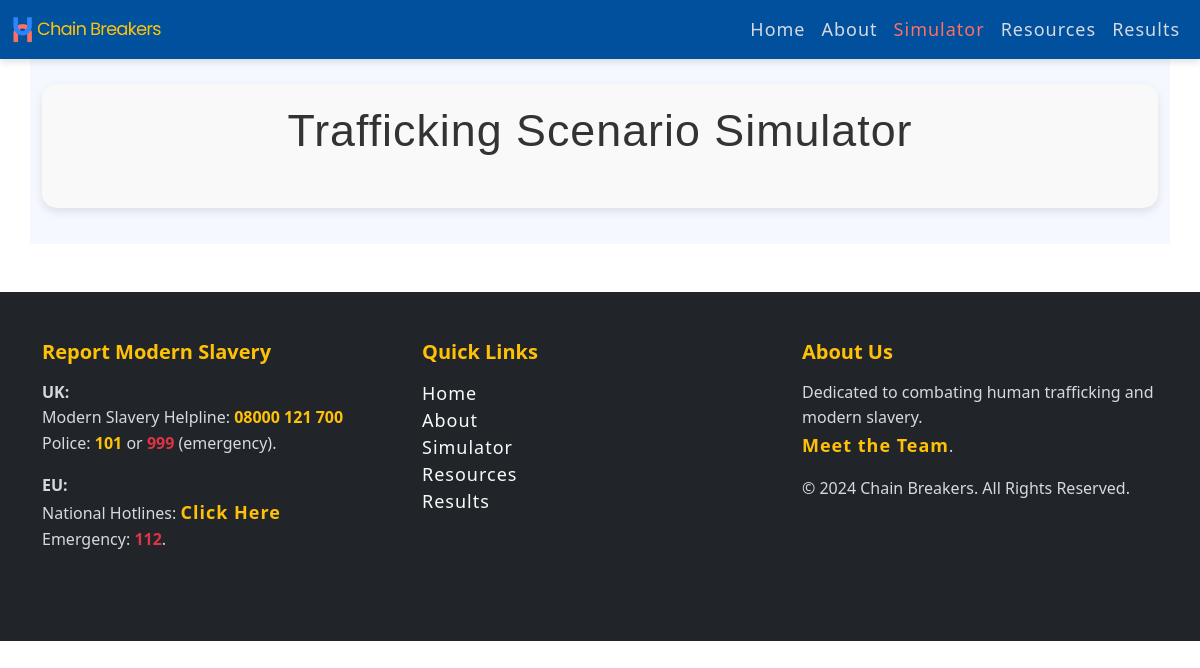
The app's page /simulator/, older data.
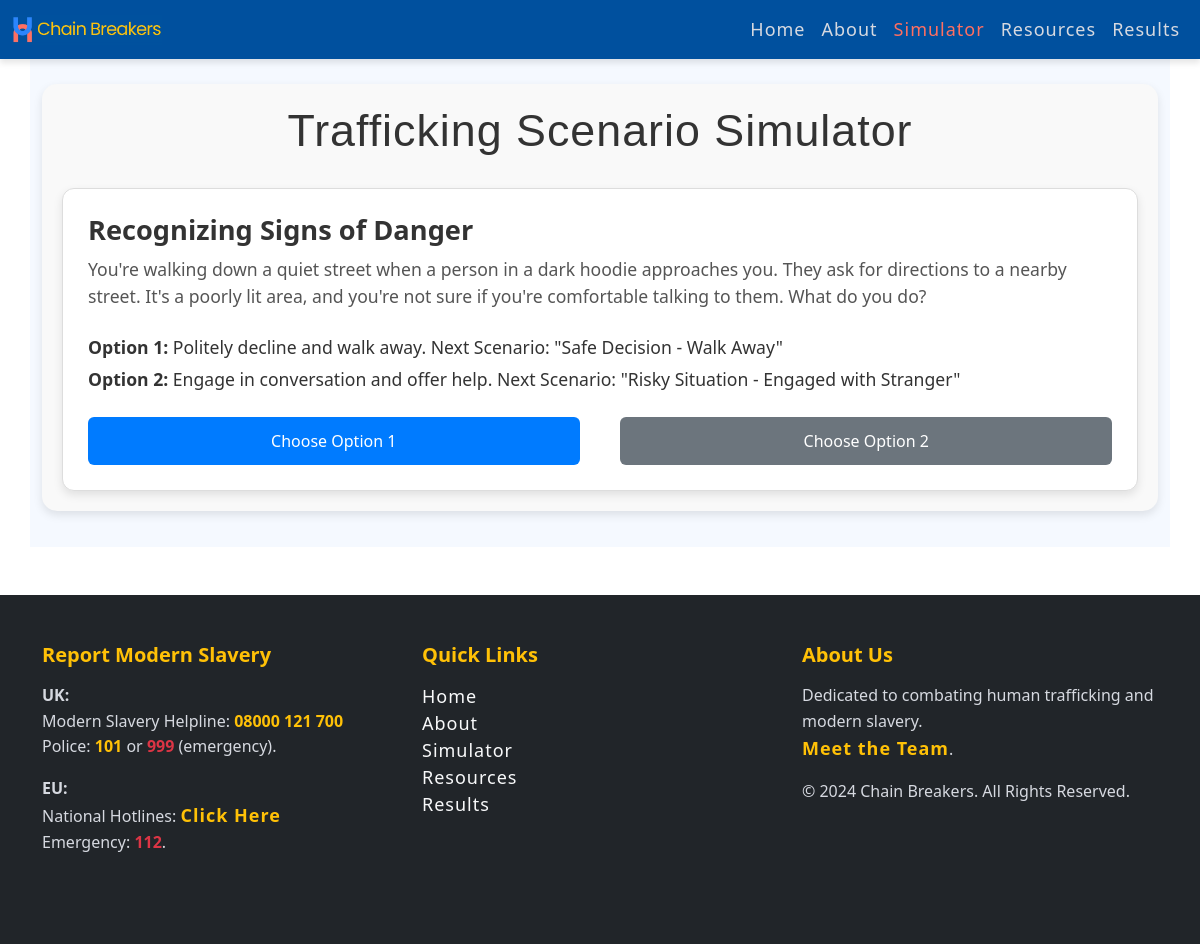
The same page, newer data.
### simulator/models.py (models this page shows, shortened)
class Scenario(models.Model):
    title = models.CharField(max_length=255)
    description = models.TextField()
    decision_1 = models.CharField(max_length=255)
    decision_2 = models.CharField(max_length=255)
    outcomes = models.JSONField(default=list)  # Store outcomes as a list of dictionaries

### simulator/views.py (the view)
# urls.py: path('', views.simulator_view, name='simulator'),
def simulator_view(request):
    scenarios = Scenario.objects.all()  # Get all scenarios from the database
    return render(request, 'simulator/simulator.html', {'scenarios': scenarios})

### simulator/templates/simulator/simulator.html
{% extends 'base.html' %}
{% load static %}
{% block content %}
<link rel="stylesheet" href="{% static 'css/simulator.css' %}">
<div class="simulator-container">
  <h1 class="page-title">Trafficking Scenario Simulator</h1>
  <div class="scenarios-grid">
    {% for scenario in scenarios %}
    <div class="card">
      <h2 class="scenario-title">{{ scenario.title }}</h2>
      <p class="scenario-description">{{ scenario.description }}</p>
      <div class="options">
        <p><strong>Option 1:</strong> {{ scenario.decision_1 }}</p>
        <p><strong>Option 2:</strong> {{ scenario.decision_2 }}</p>
      </div>
      <div class="actions">
        <a href="#" class="btn btn-primary">Choose Option 1</a>
        <a href="#" class="btn btn-secondary">Choose Option 2</a>
      </div>
    </div>
    {% endfor %}
  </div>
</div>
{% endblock %}

Row changes from the older to the newer data that the page shows:
added Scenario: title "Recognizing Signs of Danger", description "You're walking down a quiet street when a person in a dark hoodie approaches you. They ask for directions to a nearby street. It's a poorly lit area, and you're not sure if you're comfortable talking to them. What do you do?", decision_1 "Politely decline and walk away. Next Scenario: \"Safe Decision - Walk Away\"", decision_2 "Engage in conversation and offer help. Next Scenario: \"Risky Situation - Engaged with Stranger\""
